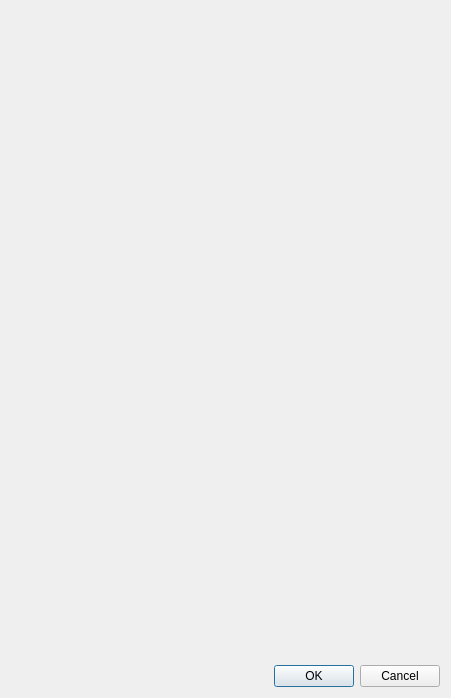
<?xml version="1.0" encoding="UTF-8"?>
<ui version="4.0">
 <class>PropertyViewDialog</class>
 <widget class="QDialog" name="PropertyViewDialog">
  <property name="geometry">
   <rect>
    <x>0</x>
    <y>0</y>
    <width>451</width>
    <height>698</height>
   </rect>
  </property>
  <property name="windowTitle">
   <string>Dialog</string>
  </property>
  <layout class="QVBoxLayout" name="verticalLayout">
   <item>
    <widget class="PropertyViewEditor" name="propertyViewEditor" native="true"/>
   </item>
   <item>
    <widget class="QDialogButtonBox" name="buttonBox">
     <property name="orientation">
      <enum>Qt::Horizontal</enum>
     </property>
     <property name="standardButtons">
      <set>QDialogButtonBox::Cancel|QDialogButtonBox::Ok</set>
     </property>
    </widget>
   </item>
  </layout>
 </widget>
 <customwidgets>
  <customwidget>
   <class>PropertyViewEditor</class>
   <extends>QWidget</extends>
   <header location="global">rws/propertyview/PropertyViewEditor.hpp</header>
   <container>1</container>
  </customwidget>
 </customwidgets>
 <resources/>
 <connections>
  <connection>
   <sender>buttonBox</sender>
   <signal>accepted()</signal>
   <receiver>PropertyViewDialog</receiver>
   <slot>accept()</slot>
   <hints>
    <hint type="sourcelabel">
     <x>248</x>
     <y>254</y>
    </hint>
    <hint type="destinationlabel">
     <x>157</x>
     <y>274</y>
    </hint>
   </hints>
  </connection>
  <connection>
   <sender>buttonBox</sender>
   <signal>rejected()</signal>
   <receiver>PropertyViewDialog</receiver>
   <slot>reject()</slot>
   <hints>
    <hint type="sourcelabel">
     <x>316</x>
     <y>260</y>
    </hint>
    <hint type="destinationlabel">
     <x>286</x>
     <y>274</y>
    </hint>
   </hints>
  </connection>
 </connections>
</ui>
